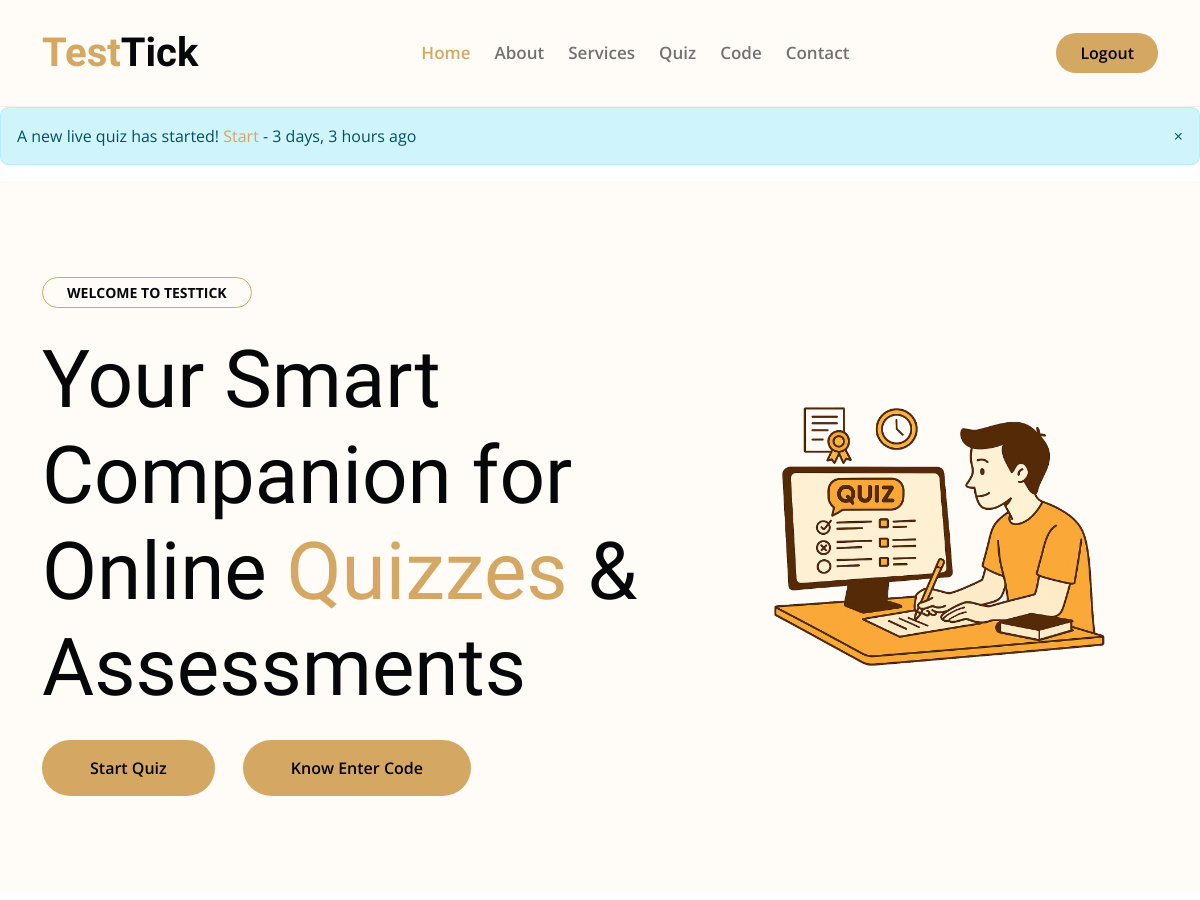
/ (signed in, upper part), run on an earlier commit of the app's database.
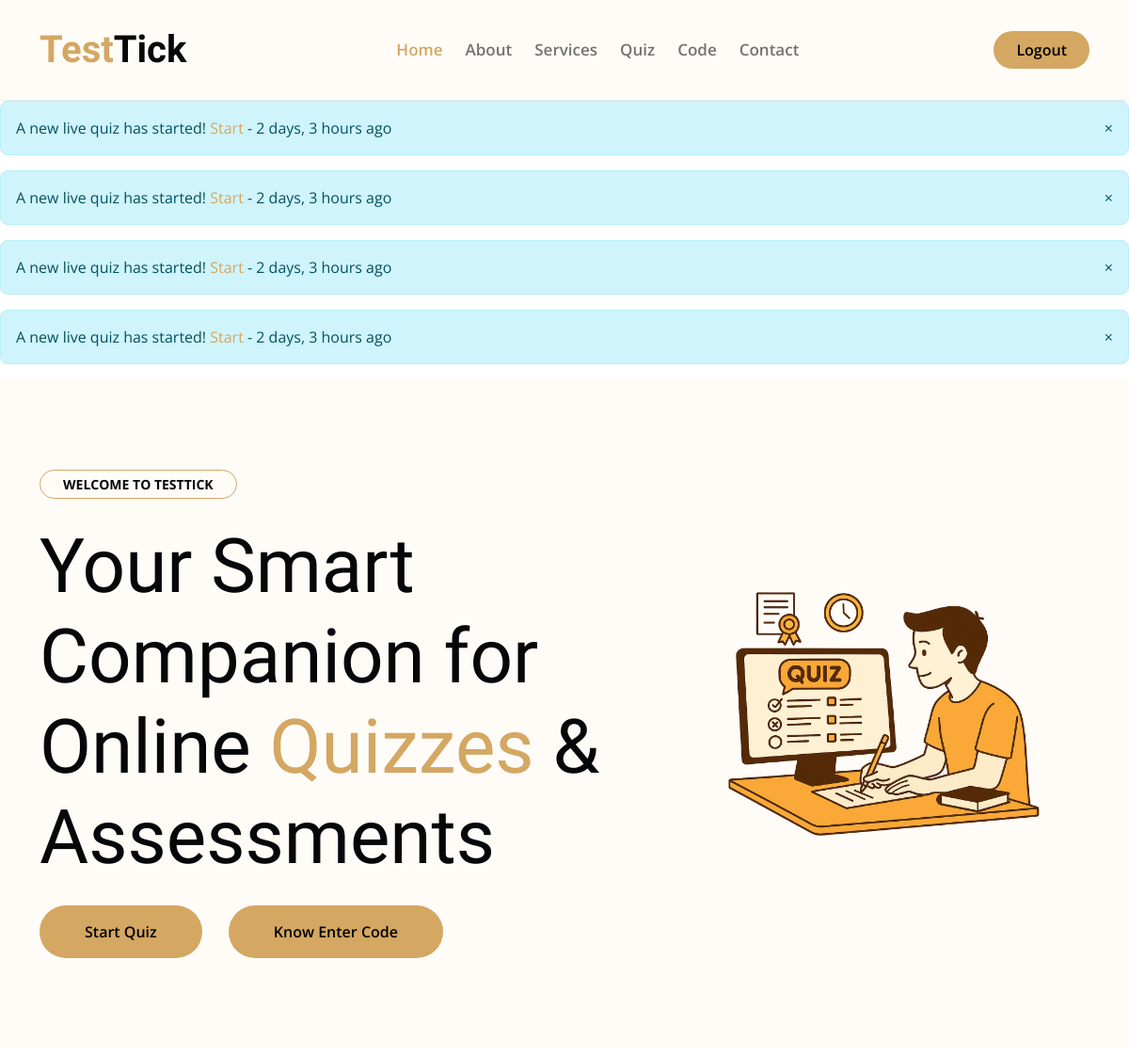
And on a later commit of the database.
### users/models.py (models this page shows, shortened)
class Notification(models.Model):
    user = models.ForeignKey(User, on_delete=models.CASCADE)
    message = models.TextField()
    created_at = models.DateTimeField(auto_now_add=True)
    read = models.BooleanField(default=False)

### pages/views.py (the view)
# urls.py: 2. Add a URL to urlpatterns:  path('', views.home, name='home')
def home(request):
    notifications = ""
    try:
        notifications = Notification.objects.filter(user=request.user, read=False).order_by('-created_at')
    except Exception as e:
        print(e)
    return render(request, 'pages/home.html',{'notifications': notifications})

### pages/templates/pages/home.html (shortened to what this page needs)
{% extends 'base.html' %}
{% load static %}
{% load humanize %}
{% block content %}
<div id="notification-container">
    {% for note in notifications %}
      <div class="alert alert-info notification" data-id="{{ note.id }}">
        <span class="close-btn" style="float:right; cursor:pointer;">&times;</span>
        A new live quiz has started! <a class="noti_links" href="{{ note.message }}">Start</a> - {{ note.created_at|naturaltime }}
      </div>
    {% endfor %}
  </div>
<div class="container-fluid bg-light py-6 my-6 mt-0">
    <div class="container">
        <div class="row g-5 align-items-center">
            <div class="col-lg-7 col-md-12">
                <small
                    class="d-inline-block fw-bold text-dark text-uppercase bg-light border border-primary rounded-pill px-4 py-1 mb-4 animated bounceInDown">Welcome
                    to TestTick</small>
                <h1 class="display-1 mb-4 animated bounceInDown"> Your Smart Companion for Online <span class="text-primary">Quizzes </span>& Assessments </h1>
                <a href="{% url 'quiz_list' %}"
                    class="btn btn-primary border-0 rounded-pill py-3 px-4 px-md-5 me-4 animated bounceInLeft">Start Quiz</a>
                <a href="{% url 'quiz_code' %}" class="btn btn-primary border-0 rounded-pill py-3 px-4 px-md-5 animated bounceInLeft">Know
                    Enter Code</a>
            </div>
            <div class="col-lg-5 col-md-12">
                <img src="{% static 'design/img/home.png' %}" class="img-fluid rounded animated zoomIn" alt="">
            </div>
        </div>
    </div>
</div>
{% endblock %}

What changed in the data, as far as the page shows it:
removed Notification: created_at "3 days, 3 hours ago"
added Notification: created_at "2 days, 3 hours ago"
added Notification: created_at "2 days, 3 hours ago"
added Notification: created_at "2 days, 3 hours ago"
added Notification: created_at "2 days, 3 hours ago"
